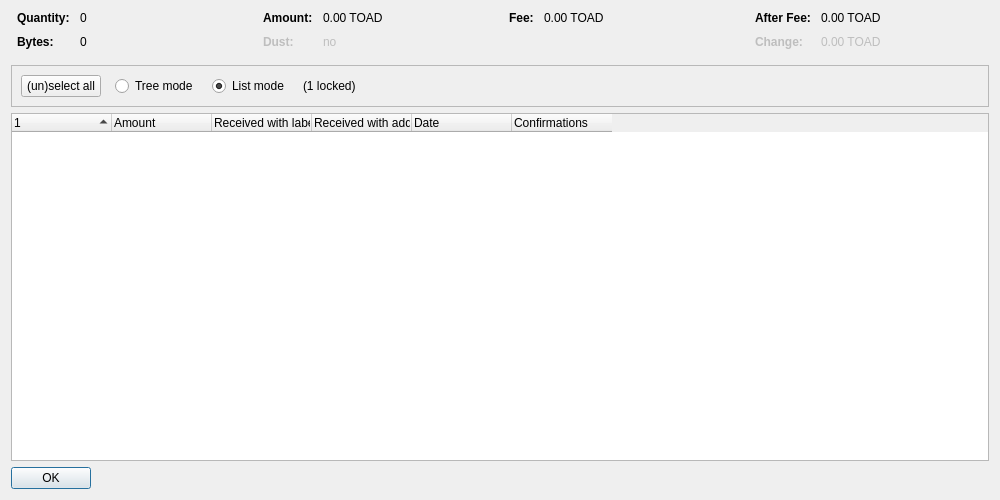
<?xml version="1.0" encoding="UTF-8"?>
<ui version="4.0">
 <class>CoinControlDialog</class>
 <widget class="QDialog" name="CoinControlDialog">
  <property name="geometry">
   <rect>
    <x>0</x>
    <y>0</y>
    <width>1000</width>
    <height>500</height>
   </rect>
  </property>
  <property name="windowTitle">
   <string>Coin Selection</string>
  </property>
  <layout class="QVBoxLayout" name="verticalLayout">
   <item>
    <layout class="QHBoxLayout" name="horizontalLayoutTop" stretch="0,0,0,0">
     <property name="topMargin">
      <number>0</number>
     </property>
     <property name="bottomMargin">
      <number>10</number>
     </property>
     <item>
      <layout class="QFormLayout" name="formLayoutCoinControl1">
       <property name="horizontalSpacing">
        <number>10</number>
       </property>
       <property name="verticalSpacing">
        <number>10</number>
       </property>
       <property name="leftMargin">
        <number>6</number>
       </property>
       <property name="rightMargin">
        <number>6</number>
       </property>
       <item row="0" column="0">
        <widget class="QLabel" name="labelCoinControlQuantityText">
         <property name="font">
          <font>
           <weight>75</weight>
           <bold>true</bold>
          </font>
         </property>
         <property name="text">
          <string>Quantity:</string>
         </property>
        </widget>
       </item>
       <item row="0" column="1">
        <widget class="QLabel" name="labelCoinControlQuantity">
         <property name="cursor">
          <cursorShape>IBeamCursor</cursorShape>
         </property>
         <property name="contextMenuPolicy">
          <enum>Qt::ActionsContextMenu</enum>
         </property>
         <property name="text">
          <string notr="true">0</string>
         </property>
         <property name="textInteractionFlags">
          <set>Qt::LinksAccessibleByMouse|Qt::TextSelectableByKeyboard|Qt::TextSelectableByMouse</set>
         </property>
        </widget>
       </item>
       <item row="1" column="0">
        <widget class="QLabel" name="labelCoinControlBytesText">
         <property name="font">
          <font>
           <weight>75</weight>
           <bold>true</bold>
          </font>
         </property>
         <property name="text">
          <string>Bytes:</string>
         </property>
        </widget>
       </item>
       <item row="1" column="1">
        <widget class="QLabel" name="labelCoinControlBytes">
         <property name="cursor">
          <cursorShape>IBeamCursor</cursorShape>
         </property>
         <property name="contextMenuPolicy">
          <enum>Qt::ActionsContextMenu</enum>
         </property>
         <property name="text">
          <string notr="true">0</string>
         </property>
         <property name="textInteractionFlags">
          <set>Qt::LinksAccessibleByMouse|Qt::TextSelectableByKeyboard|Qt::TextSelectableByMouse</set>
         </property>
        </widget>
       </item>
      </layout>
     </item>
     <item>
      <layout class="QFormLayout" name="formLayoutCoinControl2">
       <property name="horizontalSpacing">
        <number>10</number>
       </property>
       <property name="verticalSpacing">
        <number>10</number>
       </property>
       <property name="leftMargin">
        <number>6</number>
       </property>
       <property name="rightMargin">
        <number>6</number>
       </property>
       <item row="0" column="0">
        <widget class="QLabel" name="labelCoinControlAmountText">
         <property name="font">
          <font>
           <weight>75</weight>
           <bold>true</bold>
          </font>
         </property>
         <property name="text">
          <string>Amount:</string>
         </property>
        </widget>
       </item>
       <item row="0" column="1">
        <widget class="QLabel" name="labelCoinControlAmount">
         <property name="cursor">
          <cursorShape>IBeamCursor</cursorShape>
         </property>
         <property name="contextMenuPolicy">
          <enum>Qt::ActionsContextMenu</enum>
         </property>
         <property name="text">
          <string notr="true">0.00 TOAD</string>
         </property>
         <property name="textInteractionFlags">
          <set>Qt::LinksAccessibleByMouse|Qt::TextSelectableByKeyboard|Qt::TextSelectableByMouse</set>
         </property>
        </widget>
       </item>
       <item row="1" column="0">
        <widget class="QLabel" name="labelCoinControlLowOutputText">
         <property name="enabled">
          <bool>false</bool>
         </property>
         <property name="font">
          <font>
           <weight>75</weight>
           <bold>true</bold>
          </font>
         </property>
         <property name="text">
          <string>Dust:</string>
         </property>
        </widget>
       </item>
       <item row="1" column="1">
        <widget class="QLabel" name="labelCoinControlLowOutput">
         <property name="enabled">
          <bool>false</bool>
         </property>
         <property name="cursor">
          <cursorShape>IBeamCursor</cursorShape>
         </property>
         <property name="contextMenuPolicy">
          <enum>Qt::ActionsContextMenu</enum>
         </property>
         <property name="text">
          <string notr="true">no</string>
         </property>
         <property name="textInteractionFlags">
          <set>Qt::LinksAccessibleByMouse|Qt::TextSelectableByKeyboard|Qt::TextSelectableByMouse</set>
         </property>
        </widget>
       </item>
      </layout>
     </item>
     <item>
      <layout class="QFormLayout" name="formLayoutCoinControl3">
       <property name="horizontalSpacing">
        <number>10</number>
       </property>
       <property name="verticalSpacing">
        <number>10</number>
       </property>
       <property name="leftMargin">
        <number>6</number>
       </property>
       <property name="rightMargin">
        <number>6</number>
       </property>
       <item row="0" column="0">
        <widget class="QLabel" name="labelCoinControlFeeText">
         <property name="font">
          <font>
           <weight>75</weight>
           <bold>true</bold>
          </font>
         </property>
         <property name="text">
          <string>Fee:</string>
         </property>
        </widget>
       </item>
       <item row="0" column="1">
        <widget class="QLabel" name="labelCoinControlFee">
         <property name="cursor">
          <cursorShape>IBeamCursor</cursorShape>
         </property>
         <property name="contextMenuPolicy">
          <enum>Qt::ActionsContextMenu</enum>
         </property>
         <property name="text">
          <string notr="true">0.00 TOAD</string>
         </property>
         <property name="textInteractionFlags">
          <set>Qt::LinksAccessibleByMouse|Qt::TextSelectableByKeyboard|Qt::TextSelectableByMouse</set>
         </property>
        </widget>
       </item>
      </layout>
     </item>
     <item>
      <layout class="QFormLayout" name="formLayoutCoinControl4">
       <property name="horizontalSpacing">
        <number>10</number>
       </property>
       <property name="verticalSpacing">
        <number>10</number>
       </property>
       <property name="leftMargin">
        <number>6</number>
       </property>
       <property name="rightMargin">
        <number>6</number>
       </property>
       <item row="0" column="0">
        <widget class="QLabel" name="labelCoinControlAfterFeeText">
         <property name="font">
          <font>
           <weight>75</weight>
           <bold>true</bold>
          </font>
         </property>
         <property name="text">
          <string>After Fee:</string>
         </property>
        </widget>
       </item>
       <item row="0" column="1">
        <widget class="QLabel" name="labelCoinControlAfterFee">
         <property name="cursor">
          <cursorShape>IBeamCursor</cursorShape>
         </property>
         <property name="contextMenuPolicy">
          <enum>Qt::ActionsContextMenu</enum>
         </property>
         <property name="text">
          <string notr="true">0.00 TOAD</string>
         </property>
         <property name="textInteractionFlags">
          <set>Qt::LinksAccessibleByMouse|Qt::TextSelectableByKeyboard|Qt::TextSelectableByMouse</set>
         </property>
        </widget>
       </item>
       <item row="1" column="0">
        <widget class="QLabel" name="labelCoinControlChangeText">
         <property name="enabled">
          <bool>false</bool>
         </property>
         <property name="font">
          <font>
           <weight>75</weight>
           <bold>true</bold>
          </font>
         </property>
         <property name="text">
          <string>Change:</string>
         </property>
        </widget>
       </item>
       <item row="1" column="1">
        <widget class="QLabel" name="labelCoinControlChange">
         <property name="enabled">
          <bool>false</bool>
         </property>
         <property name="cursor">
          <cursorShape>IBeamCursor</cursorShape>
         </property>
         <property name="contextMenuPolicy">
          <enum>Qt::ActionsContextMenu</enum>
         </property>
         <property name="text">
          <string notr="true">0.00 TOAD</string>
         </property>
         <property name="textInteractionFlags">
          <set>Qt::LinksAccessibleByMouse|Qt::TextSelectableByKeyboard|Qt::TextSelectableByMouse</set>
         </property>
        </widget>
       </item>
      </layout>
     </item>
    </layout>
   </item>
   <item>
    <widget class="QFrame" name="frame">
     <property name="minimumSize">
      <size>
       <width>0</width>
       <height>40</height>
      </size>
     </property>
     <property name="frameShape">
      <enum>QFrame::StyledPanel</enum>
     </property>
     <property name="frameShadow">
      <enum>QFrame::Sunken</enum>
     </property>
     <layout class="QHBoxLayout" name="horizontalLayout">
      <item>
       <layout class="QHBoxLayout" name="horizontalLayoutPanel" stretch="0,0,0,0,0">
        <property name="spacing">
         <number>14</number>
        </property>
        <item>
         <widget class="QPushButton" name="pushButtonSelectAll">
          <property name="sizePolicy">
           <sizepolicy hsizetype="Maximum" vsizetype="Fixed">
            <horstretch>0</horstretch>
            <verstretch>0</verstretch>
           </sizepolicy>
          </property>
          <property name="text">
           <string>(un)select all</string>
          </property>
          <property name="autoDefault">
           <bool>false</bool>
          </property>
         </widget>
        </item>
        <item>
         <widget class="QRadioButton" name="radioTreeMode">
          <property name="sizePolicy">
           <sizepolicy hsizetype="Maximum" vsizetype="Fixed">
            <horstretch>0</horstretch>
            <verstretch>0</verstretch>
           </sizepolicy>
          </property>
          <property name="text">
           <string>Tree mode</string>
          </property>
         </widget>
        </item>
        <item>
         <widget class="QRadioButton" name="radioListMode">
          <property name="sizePolicy">
           <sizepolicy hsizetype="Maximum" vsizetype="Fixed">
            <horstretch>0</horstretch>
            <verstretch>0</verstretch>
           </sizepolicy>
          </property>
          <property name="text">
           <string>List mode</string>
          </property>
          <property name="checked">
           <bool>true</bool>
          </property>
         </widget>
        </item>
        <item>
         <widget class="QLabel" name="labelLocked">
          <property name="text">
           <string notr="true">(1 locked)</string>
          </property>
         </widget>
        </item>
        <item>
         <spacer name="horizontalSpacer">
          <property name="orientation">
           <enum>Qt::Horizontal</enum>
          </property>
          <property name="sizeHint" stdset="0">
           <size>
            <width>40</width>
            <height>20</height>
           </size>
          </property>
         </spacer>
        </item>
       </layout>
      </item>
     </layout>
    </widget>
   </item>
   <item>
    <widget class="CoinControlTreeWidget" name="treeWidget">
     <property name="contextMenuPolicy">
      <enum>Qt::CustomContextMenu</enum>
     </property>
     <property name="sortingEnabled">
      <bool>false</bool>
     </property>
     <property name="columnCount">
      <number>6</number>
     </property>
     <attribute name="headerShowSortIndicator" stdset="0">
      <bool>true</bool>
     </attribute>
     <attribute name="headerStretchLastSection">
      <bool>false</bool>
     </attribute>
     <column>
      <property name="text">
       <string/>
      </property>
     </column>
     <column>
      <property name="text">
       <string>Amount</string>
      </property>
     </column>
     <column>
      <property name="text">
       <string>Received with label</string>
      </property>
     </column>
     <column>
      <property name="text">
       <string>Received with address</string>
      </property>
     </column>
     <column>
      <property name="text">
       <string>Date</string>
      </property>
     </column>
     <column>
      <property name="text">
       <string>Confirmations</string>
      </property>
      <property name="toolTip">
       <string>Confirmed</string>
      </property>
     </column>
     <column>
      <property name="text">
       <string/>
      </property>
     </column>
     <column>
      <property name="text">
       <string/>
      </property>
     </column>
     <column>
      <property name="text">
       <string/>
      </property>
     </column>
     <column>
      <property name="text">
       <string/>
      </property>
     </column>
    </widget>
   </item>
   <item>
    <widget class="QDialogButtonBox" name="buttonBox">
     <property name="sizePolicy">
      <sizepolicy hsizetype="Maximum" vsizetype="Fixed">
       <horstretch>0</horstretch>
       <verstretch>0</verstretch>
      </sizepolicy>
     </property>
     <property name="orientation">
      <enum>Qt::Horizontal</enum>
     </property>
     <property name="standardButtons">
      <set>QDialogButtonBox::Ok</set>
     </property>
    </widget>
   </item>
  </layout>
 </widget>
 <customwidgets>
  <customwidget>
   <class>CoinControlTreeWidget</class>
   <extends>QTreeWidget</extends>
   <header>qt/coincontroltreewidget.h</header>
  </customwidget>
 </customwidgets>
 <resources/>
 <connections/>
</ui>
